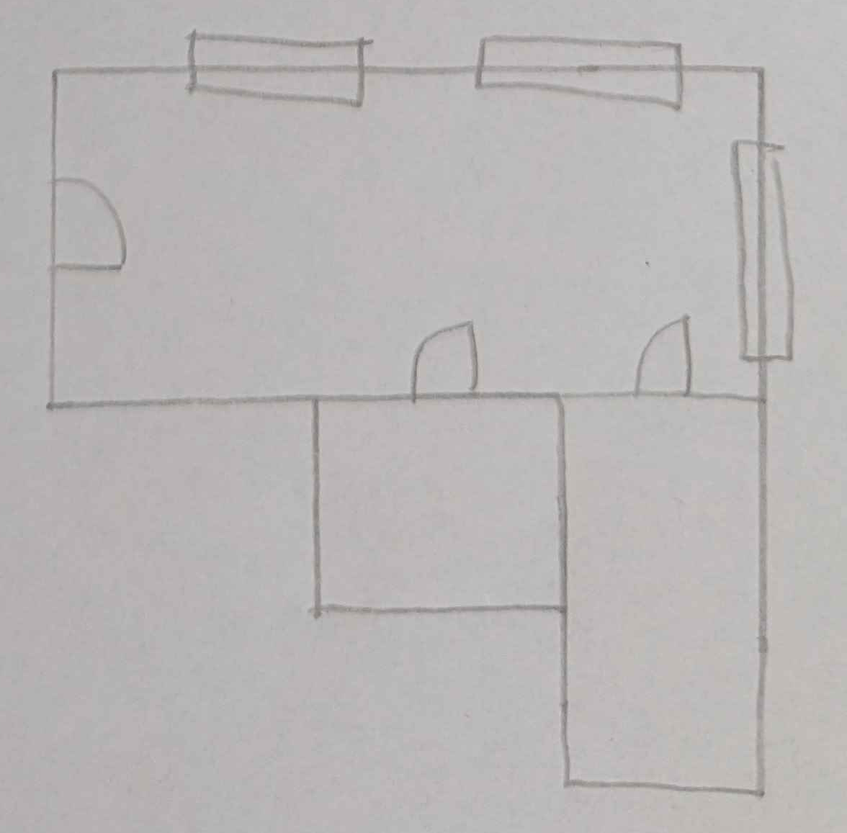
#> input picture data/firstYoloExperimentation/images/0c91b3b8-13.png, 847 x 833 px, shrunk from 1176 x 1157 before the run, found by its file name; its folder holds only this picture in this run
$ python pipeline_runner.py ../../data/firstYoloExperimentation/images/0c91b3b8-13.png
#> lines starting #> are read from the running program, lines starting #| are printed output that depends on the picture; after the words box and inside, x2 and y2 are one past the last pixel; in counts of white or black regions, pixels touching at a corner belong together
### product/segmentation/image_to_json_pipeline.py
import cv2
import numpy as np
import os
from shapely.geometry import LineString
from dataclasses import dataclass
from skimage.morphology import skeletonize
import json
from shapely.ops import unary_union, snap

@dataclass
class WallElement:
    id: str
    geometry: LineString
    thickness_px: float


# --- HILFSFUNKTION FÜR DEN PROGRESS ---
# [6 lines left out: function save_debug_image, not called in this run]

def load_binary_mask(filepath: str) -> np.ndarray:
    """Schritt 0: Lädt das Bild und stellt sicher, dass es eine strikte Binärmaske (0 oder 255) ist."""
    if not os.path.exists(filepath):
        raise FileNotFoundError(f"Bild nicht gefunden: {filepath}")

    # Als Graustufenbild laden
    img = cv2.imread(filepath, cv2.IMREAD_GRAYSCALE)
    if img is None:
        raise ValueError(f"Bild konnte nicht geladen werden: {filepath}")

    # Thresholding: Alles über 0 wird weiß (255), Rest schwarz (0)
    # Damit werden auch niedrige Werte wie 1 (z.B. aus Modell-Masken) korrekt als Wand erkannt.
    _, binary_mask = cv2.threshold(img, 0, 255, cv2.THRESH_BINARY)
    return binary_mask

# ==========================================
# SCHRITT 1: Masken-Bereinigung
# ==========================================
def clean_wall_mask(raw_mask: np.ndarray) -> np.ndarray:
    """Schritt 1: Morphologische Bereinigung der KI-Maske."""
    # Ein 5x5 Pixel Kernel (unsere "Bürste" für die Bereinigung)
    kernel = np.ones((5, 5), np.uint8)

    # 1. Closing: Füllt kleine schwarze Löcher IN den weißen Wänden
    closed = cv2.morphologyEx(raw_mask, cv2.MORPH_CLOSE, kernel)

    # 2. Opening: Entfernt kleine weiße Pixel-Inseln (False Positives) außerhalb
    cleaned = cv2.morphologyEx(closed, cv2.MORPH_OPEN, kernel)

    return cleaned

# ==========================================
# SCHRITT 2: Wanddicken-Kartierung
# ==========================================
def compute_thickness_map(clean_mask: np.ndarray) -> np.ndarray:
    """Erstellt eine Heatmap, die den Abstand jedes Pixels zum Rand angibt."""
    # distanceTransform berechnet den Abstand zur nächsten '0' (schwarzer Hintergrund)
    distance_map = cv2.distanceTransform(clean_mask, cv2.DIST_L2, 5)
    return distance_map

# Schritt 3: Skelettierung
def extract_skeleton(clean_mask: np.ndarray) -> np.ndarray:
    """Schritt 3: Skelettierung der Maske auf exakt 1 Pixel Breite."""
    # scikit-image erwartet Werte zwischen 0 und 1 (Boolean oder Float)
    bool_mask = clean_mask > 0

    # Skelettierung ausführen
    skeleton_bool = skeletonize(bool_mask)

    # Wieder zurück in OpenCV-Format (0 und 255) konvertieren
    skeleton_img = np.zeros(clean_mask.shape, dtype=np.uint8)
    skeleton_img[skeleton_bool] = 255

    return skeleton_img

# Schritt 4: Vektorisierung
def vectorize_skeleton(skeleton: np.ndarray) -> list[LineString]:
    """Schritt 4: Wandelt die Pixel-Linien via Hough-Transformation in Shapely-Vektoren um."""
    # Parameter für die Hough-Transformation (müssen evtl. je nach Auflösung leicht angepasst werden)
    rho = 1            # Auflösung des Abstands in Pixeln
    theta = np.pi/180  # Auflösung des Winkels in Radiant (1 Grad)
    threshold = 15     # Mindestanzahl an Schnittpunkten in der Hough-Matrix, um eine Linie zu loggen
    min_line_length = 20  # Minimale Länge einer Wand in Pixeln (kürzere Linien werden ignoriert)
    max_line_gap = 10     # Maximale Lücke zwischen Pixeln, die noch als *selbe* Linie gezählt wird

    lines = cv2.HoughLinesP(skeleton, rho, theta, threshold,
                            minLineLength=min_line_length, maxLineGap=max_line_gap)

    shapely_lines = []

    if lines is not None:
        for line in lines:
            x1, y1, x2, y2 = line[0]
            # Erstelle ein Shapely LineString-Objekt (Vektor)
            shapely_lines.append(LineString([(x1, y1), (x2, y2)]))

    print(f"[i] Vektorisierung abgeschlossen: {len(shapely_lines)} Liniensegmente gefunden.")
    return shapely_lines

# [23 lines left out: function save_vector_debug_image, not called in this run]

def clean_topology(lines: list[LineString], snap_tolerance_px: float = 15.0) -> list[LineString]:
    """Schritt 5: Verbindet nahe Ecken, erzwingt rechte Winkel und teilt sich kreuzende Wände."""
    if not lines:
        return []

    # 1. ORTHOGONALITÄT ERZWINGEN (Wände auf exakt 0° oder 90° zwingen)
    aligned_lines = []
    for line in lines:
        x1, y1 = line.coords[0]
        x2, y2 = line.coords[-1]

        dx = abs(x2 - x1)
        dy = abs(y2 - y1)

        # Toleranz: Wenn die Linie fast horizontal ist (weniger als 15% Steigung)
        if dy <= dx * 0.15:
            y_avg = (y1 + y2) / 2.0
            aligned_lines.append(LineString([(x1, y_avg), (x2, y_avg)]))
        # Wenn die Linie fast vertikal ist
        elif dx <= dy * 0.15:
            x_avg = (x1 + x2) / 2.0
            aligned_lines.append(LineString([(x_avg, y1), (x_avg, y2)]))
        else:
            # Diagonale Wände bleiben unangetastet
            aligned_lines.append(line)

    # 2. 1D CLUSTERING (Grid-Snapping - Verhindert "Skewing" / schräge Linien)
    # Sammle alle globalen X- und Y-Koordinaten
    xs, ys = [], []
    for line in aligned_lines:
        xs.extend([p[0] for p in line.coords])
        ys.extend([p[1] for p in line.coords])

    # [20 lines left out: function build_coordinate_grid, not called in this run]

    x_grid = build_coordinate_grid(xs, snap_tolerance_px)
    y_grid = build_coordinate_grid(ys, snap_tolerance_px)

    # 3. LINIEN AUF DAS NEUE GRID ZIEHEN
    snapped_lines = []
    for line in aligned_lines:
        new_coords = [(x_grid[x], y_grid[y]) for x, y in line.coords]

        # Nur hinzufügen, wenn die Linie nicht zu einem einzigen Punkt kollabiert ist
        if new_coords[0] != new_coords[-1]:
            snapped_lines.append(LineString(new_coords))

    # 4. UNARY UNION (Schneidet Linien an Ecken und T-Kreuzungen mathematisch sauber auf)
    merged_graph = unary_union(snapped_lines)

    from shapely.geometry import MultiLineString
    final_lines = []
    if isinstance(merged_graph, MultiLineString):
        final_lines = list(merged_graph.geoms)
    elif isinstance(merged_graph, LineString):
        final_lines = [merged_graph]

    # Artefakte (Punkte oder winzige Schnipsel unter 5 Pixel) rausfiltern
    clean_lines = [line for line in final_lines if line.length > 5.0]

    print(f"[i] Topologie bereinigt (Ortho-Mode): {len(clean_lines)} finale Wandsegmente erstellt.")
    return clean_lines

"""Schritt 7: Wandelt unsere Python-Objekte in sauberes BIM-fertiges JSON um."""
def export_to_json(walls: list[WallElement], output_filepath: str, image_height: int):
    """Schritt 7: Wandelt unsere Python-Objekte in sauberes BIM-fertiges JSON um.
    Invertiert die Y-Achse für korrekten Import in 3D-Software (Blender/CAD)."""
    data = {"walls": []}

    for wall in walls:
        coords = list(wall.geometry.coords)

        # Y-Achse spiegeln (Bildhöhe - y)
        start_y = image_height - coords[0][1]
        end_y = image_height - coords[-1][1]

        start_pt = {"x": round(coords[0][0], 2), "y": round(start_y, 2)}
        end_pt = {"x": round(coords[-1][0], 2), "y": round(end_y, 2)}

        data["walls"].append({
            "id": wall.id,
            "start": start_pt,
            "end": end_pt,
            "thickness": round(wall.thickness_px, 2),
            "windows": [],
            "doors": []
        })

    with open(output_filepath, 'w') as f:
        json.dump(data, f, indent=4)

### product/segmentation/pipeline_runner.py
"""
pipeline_runner.py – Lightweight entry-point for the floor-plan geometry pipeline.

Usage (from repo root or any cwd):
    python -m product.segmentation.pipeline_runner          # interactive image picker
    python -m product.segmentation.pipeline_runner aaa.png  # direct path
    python -m product.segmentation.pipeline_runner aaa.png --debug

Or import as a module:
    from product.segmentation.pipeline_runner import run_pipeline
    run_pipeline("aaa.png", debug=True)
"""

from __future__ import annotations

import os
import sys
import cv2
import numpy as np
from pathlib import Path

# ---------------------------------------------------------------------------
# Resolve project paths relative to *this* file so it works from any cwd.
# ---------------------------------------------------------------------------
_THIS_DIR = Path(__file__).resolve().parent
_DEBUG_DIR = _THIS_DIR / "debug"
_IMAGES_DIR = _DEBUG_DIR / "images"
_OUTPUTS_DIR = _DEBUG_DIR / "outputs"

# ---------------------------------------------------------------------------
# Import pipeline functions
# ---------------------------------------------------------------------------
from product.segmentation.image_to_json_pipeline import (
    WallElement,
    load_binary_mask,
    clean_wall_mask,
    compute_thickness_map,
    extract_skeleton,
    vectorize_skeleton,
    clean_topology,
    export_to_json,
    save_debug_image,
    save_vector_debug_image,
)


# ---------------------------------------------------------------------------
# Helper that was missing from the original pipeline module
# ---------------------------------------------------------------------------
def assign_thickness(
    lines: list,
    distance_map: np.ndarray,
) -> list[WallElement]:
    """Assign a wall thickness to each line segment.

    For each segment the thickness is sampled from the *distance_map* at the
    line's midpoint.  The distance transform gives the distance from a wall
    pixel to the nearest background pixel, which equals the *half-thickness*.
    We therefore double the value to obtain the full wall thickness.
    """
    walls: list[WallElement] = []
    h, w = distance_map.shape[:2]

    for idx, line in enumerate(lines):
        coords = list(line.coords)
        mid_x = (coords[0][0] + coords[-1][0]) / 2.0
        mid_y = (coords[0][1] + coords[-1][1]) / 2.0

        # Clamp to image bounds
        px = int(np.clip(mid_x, 0, w - 1))
        py = int(np.clip(mid_y, 0, h - 1))

        half_thickness = float(distance_map[py, px])
        thickness = half_thickness * 2.0

        walls.append(
            WallElement(
                id=f"wall_{idx:04d}",
                geometry=line,
                thickness_px=thickness,
            )
        )

    return walls


# ---------------------------------------------------------------------------
# Utility: list available images
# ---------------------------------------------------------------------------
_SUPPORTED_EXTS = {".png", ".jpg", ".jpeg", ".bmp", ".tiff", ".tif", ".webp"}


def list_available_images() -> list[str]:
    """Return file-names inside *debug/images/* that look like images."""
    if not _IMAGES_DIR.exists():
        return []
    return sorted(
        f.name
        for f in _IMAGES_DIR.iterdir()
        if f.is_file() and f.suffix.lower() in _SUPPORTED_EXTS
    )


def _pick_image_interactive() -> str:
    """CLI helper – let the user choose an image interactively."""
    images = list_available_images()
    if not images:
        print(f"[✗] Keine Bilder in {_IMAGES_DIR} gefunden.")
        sys.exit(1)

    print("\n📂 Verfügbare Bilder in debug/images/:")
    for i, name in enumerate(images, start=1):
        print(f"  [{i}] {name}")

    choice = input("\nBild-Nummer oder Dateiname eingeben: ").strip()

    # Numeric choice
    if choice.isdigit():
        idx = int(choice) - 1
        if 0 <= idx < len(images):
            return images[idx]
        print("[✗] Ungültige Nummer.")
        sys.exit(1)

    # Direct name
    if choice in images:
        return choice

    print(f"[✗] Bild '{choice}' nicht gefunden.")
    sys.exit(1)


# ---------------------------------------------------------------------------
# Main pipeline entry-point
# ---------------------------------------------------------------------------
def run_pipeline(image_name: str, *, debug: bool = False) -> Path:
    """Run the full geometry pipeline for a single image.

    Parameters
    ----------
    image_name:
        File-name (not full path) of an image inside ``debug/images/``.
    debug:
        If *True*, intermediate step images are saved to ``debug/outputs/``.

    Returns
    -------
    Path to the generated JSON file.
    """
    image_path = _IMAGES_DIR / image_name
    if not image_path.exists():
        raise FileNotFoundError(
            f"Bild nicht gefunden: {image_path}\n"
            f"Verfügbare Bilder: {list_available_images()}"
        )

    # Prepare output directory
    os.makedirs(_OUTPUTS_DIR, exist_ok=True)
    output_json = _OUTPUTS_DIR / f"{image_path.stem}_geometry.json"
    output_dir = str(_OUTPUTS_DIR)

    print("--- 🚀 Starte Geometrie-Pipeline ---")
    print(f"    Eingabe : {image_path}")
    print(f"    Ausgabe : {output_json}")
    print(f"    Debug   : {'AN' if debug else 'AUS'}\n")

    # ==================================================
    # PHASE 1: Raster & Mathematik (Pixel-Welt)
    # ==================================================
    print("[1/7] Lade Eingabebild...")
    raw_mask = load_binary_mask(str(image_path))
    if debug:
        save_debug_image("00_raw_input", raw_mask, output_dir)

    print("[2/7] Bereinige Maske (Closing/Opening)...")
    clean_mask = clean_wall_mask(raw_mask)
    if debug:
        save_debug_image("01_cleaned_mask", clean_mask, output_dir)

    print("[3/7] Berechne Wanddicken-Heatmap (Distance Transform)...")
    distance_map = compute_thickness_map(clean_mask)
    if debug:
        visual_dist_map = cv2.normalize(distance_map, np.zeros_like(distance_map), 0, 255, cv2.NORM_MINMAX)
        save_debug_image("02_distance_map", visual_dist_map.astype(np.uint8), output_dir)

    print("[4/7] Erstelle Wand-Skelett (1-Pixel-Linien)...")
    skeleton_mask = extract_skeleton(clean_mask)
    if debug:
        save_debug_image("03_skeleton_mask", skeleton_mask, output_dir)

    # ==================================================
    # PHASE 2: Vektorisierung & Topologie
    # ==================================================
    print("[5/7] Vektorisiere Skelett (Hough Transform)...")
    raw_lines = vectorize_skeleton(skeleton_mask)
    if debug:
        black_bg = np.zeros_like(clean_mask)
        save_vector_debug_image("04_raw_vectors", raw_lines, black_bg, output_dir)

    print("[6/7] Bereinige Topologie (Snapping & Union)...")
    clean_lines = clean_topology(raw_lines, snap_tolerance_px=15.0)
    if debug:
        black_bg = np.zeros_like(clean_mask)
        save_vector_debug_image("05_clean_topology", clean_lines, black_bg, output_dir)

    # ==================================================
    # PHASE 3: Metadaten & Export
    # ==================================================
    print("[7/7] Weise finale Wanddicken zu und exportiere JSON...")
    final_walls = assign_thickness(clean_lines, distance_map)

    img_height = clean_mask.shape[0]
    export_to_json(final_walls, str(output_json), image_height=img_height)

    print(f"\n--- 🎉 Pipeline erfolgreich! Ergebnis: {output_json} ---")
    return output_json


# ---------------------------------------------------------------------------
# CLI entry-point
# ---------------------------------------------------------------------------
def main() -> None:
    import argparse

    parser = argparse.ArgumentParser(
        description="Grundriss-Geometrie-Pipeline – verarbeitet ein Bild zu JSON.",
    )
    parser.add_argument(
        "image",
        nargs="?",
        default=None,
        help="Dateiname eines Bildes in debug/images/ (interaktive Auswahl wenn leer).",
    )
    parser.add_argument(
        "--debug",
        action="store_true",
        help="Zwischenschritt-Bilder in debug/outputs/ speichern.",
    )
    args = parser.parse_args()

    image_name = args.image or _pick_image_interactive()

    try:
        run_pipeline(image_name, debug=args.debug)
#> in load_binary_mask, `_, binary_mask = cv2.threshold(img, 0, 255, cv2.THRESH_BINARY)`: binary_mask: shape (833, 847); every value is 255
#> in compute_thickness_map, `distance_map = cv2.distanceTransform(clean_mask, cv2.DIST_L2, 5)`: distance_map: shape (833, 847) float32; every value is 3.4e+38
#> in extract_skeleton, `bool_mask = clean_mask > 0`: bool_mask: shape (833, 847) bool; every value is 1
#> in extract_skeleton, `skeleton_bool = skeletonize(bool_mask)`:
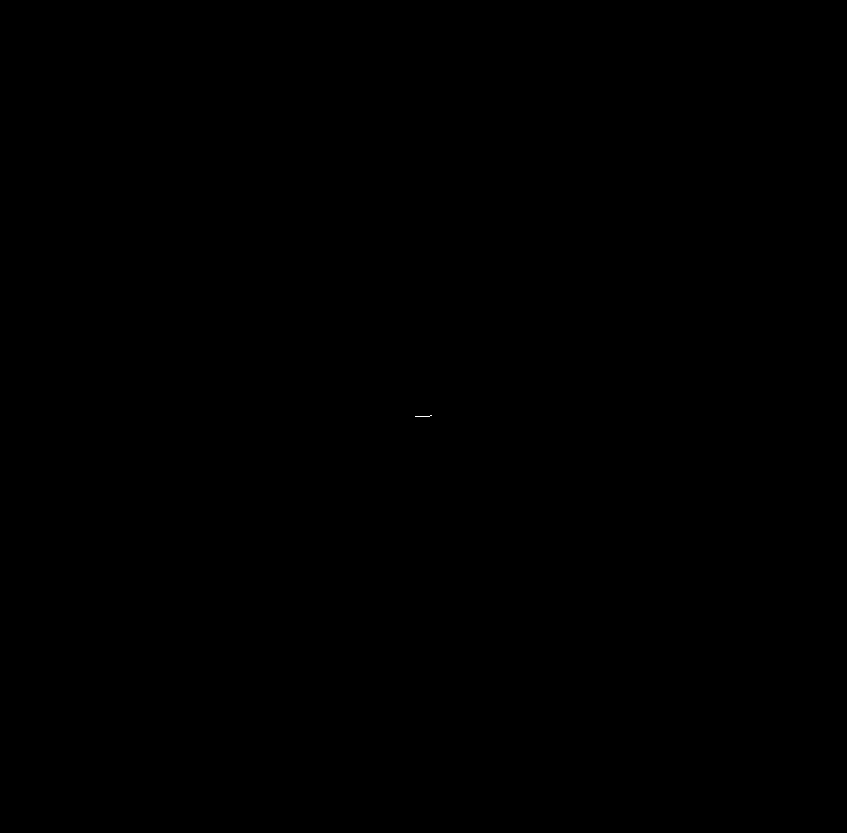
#> skeleton_bool: shape (833, 847) bool; 0% white in thin lines or dots, all inside (x1, y1, x2, y2) = (415, 415, 432, 417)
#> in vectorize_skeleton, `lines = cv2.HoughLinesP(skeleton, rho, theta, threshold, minLineLength..`: lines = None
#> in run_pipeline, `raw_lines = vectorize_skeleton(skeleton_mask)`: raw_lines = []
    except Exception as e:
        import traceback
        print(f"\n[FEHLER] Pipeline abgebrochen: {e}")
        traceback.print_exc()
        sys.exit(1)


if __name__ == "__main__":
    main()
